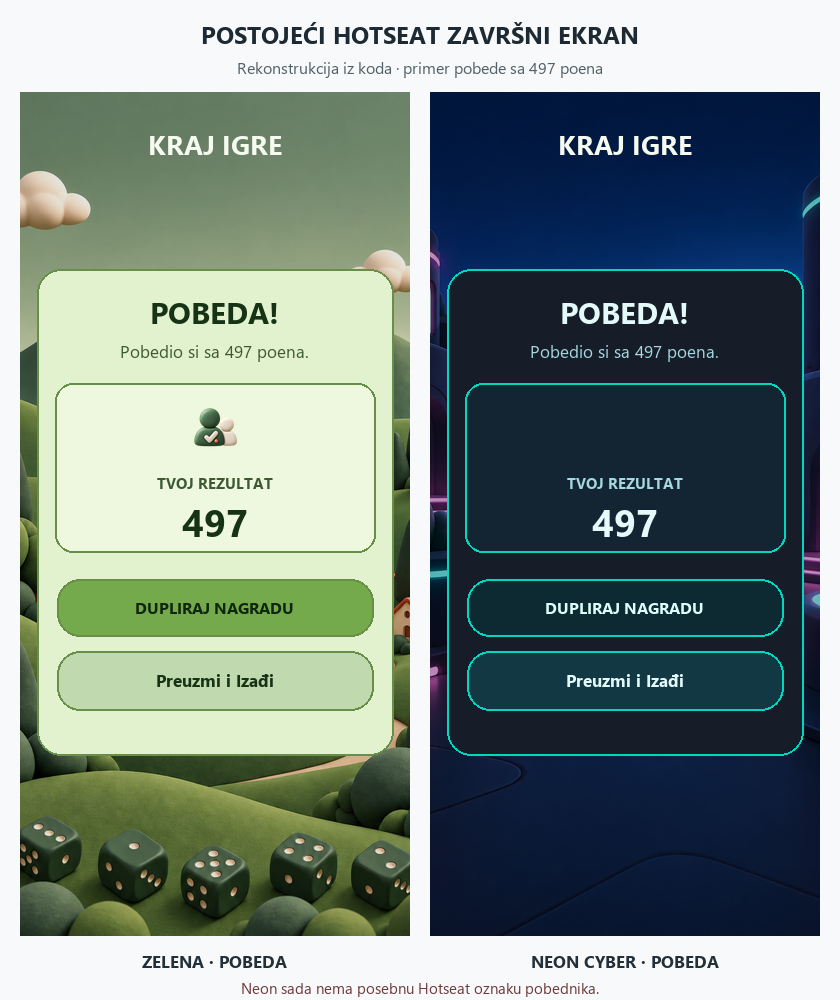

Write the Python code that produced this figure.
"""Generate a code-based visual inventory of the current Hotseat finish screen."""

from pathlib import Path
from PIL import Image, ImageDraw, ImageFont, ImageOps


ROOT = Path(__file__).resolve().parents[1]
OUT = ROOT / "docs" / "theme-hotseat-current-finish-preview.png"
FONT = Path("C:/Windows/Fonts/segoeui.ttf")
BOLD = Path("C:/Windows/Fonts/segoeuib.ttf")


def font(size, bold=False):
    return ImageFont.truetype(str(BOLD if bold else FONT), size)


def centered(draw, xy, value, fill, size, bold=False):
    draw.text(xy, value, font=font(size, bold), fill=fill, anchor="mm")


def preview(theme, x, y, canvas):
    w, h = 390, 844
    asset = ROOT / "www" / "assets"
    if theme == "green":
        background = asset / "green-clay-balkan-diorama-v4.png"
        surface, edge, ink, muted = (225, 241, 203, 240), (103, 143, 74, 255), (23, 51, 21), (61, 89, 51)
        button, button_ink = (116, 170, 75), (15, 39, 14)
        tag = "ZELENA · POBEDA"
    else:
        background = asset / "theme-backgrounds" / "neon-v4.png"
        surface, edge, ink, muted = (12, 19, 31, 244), (0, 215, 190, 255), (228, 250, 250), (164, 217, 224)
        button, button_ink = (13, 41, 50), (220, 255, 251)
        tag = "NEON CYBER · POBEDA"
    phone = ImageOps.fit(Image.open(background).convert("RGB"), (w, h), method=Image.Resampling.LANCZOS)
    shade = Image.new("RGBA", (w, h), (0, 0, 0, 0))
    sd = ImageDraw.Draw(shade)
    sd.rounded_rectangle((0, 0, w - 1, h - 1), radius=30, outline=(60, 65, 72, 255), width=3)
    sd.rectangle((0, 0, w, h), fill=(0, 0, 0, 70 if theme == "neon" else 25))
    phone = Image.alpha_composite(phone.convert("RGBA"), shade)
    d = ImageDraw.Draw(phone)
    centered(d, (w // 2, 51), "KRAJ IGRE", (245, 251, 239), 27, True)
    d.rounded_rectangle((17, 177, w - 17, 663), radius=24, fill=surface, outline=edge, width=2)
    centered(d, (w // 2, 219), "POBEDA!", ink, 30, True)
    centered(d, (w // 2, 259), "Pobedio si sa 497 poena.", muted, 17)
    d.rounded_rectangle((35, 291, w - 35, 460), radius=18, fill=(237, 248, 220, 235) if theme == "green" else (7, 26, 39, 242), outline=edge, width=2)
    if theme == "green":
        mark = Image.open(asset / "green-soft-clay" / "canonical" / "hotseat-winner" / "hotseat-winner-v1.png").convert("RGBA")
        mark.thumbnail((64, 64), Image.Resampling.LANCZOS)
        phone.alpha_composite(mark, ((w - mark.width) // 2, 302))
    centered(d, (w // 2, 390), "TVOJ REZULTAT", muted, 15, True)
    centered(d, (w // 2, 429), "497", ink, 38, True)
    d.rounded_rectangle((37, 487, w - 37, 544), radius=23, fill=button, outline=edge, width=2)
    centered(d, (w // 2, 515), "DUPLIRAJ NAGRADU", button_ink, 16, True)
    d.rounded_rectangle((37, 559, w - 37, 618), radius=23, fill=(192, 217, 175, 255) if theme == "green" else (18, 57, 67, 255), outline=edge, width=2)
    centered(d, (w // 2, 588), "Preuzmi i Izađi", ink, 17, True)
    canvas.alpha_composite(phone, (x, y))
    cd = ImageDraw.Draw(canvas)
    centered(cd, (x + w // 2, y + h + 25), tag, (36, 48, 57), 17, True)


def main():
    canvas = Image.new("RGBA", (840, 1000), (247, 249, 250, 255))
    d = ImageDraw.Draw(canvas)
    centered(d, (420, 34), "POSTOJEĆI HOTSEAT ZAVRŠNI EKRAN", (29, 42, 51), 24, True)
    centered(d, (420, 67), "Rekonstrukcija iz koda · primer pobede sa 497 poena", (84, 96, 103), 16)
    preview("green", 20, 92, canvas)
    preview("neon", 430, 92, canvas)
    centered(d, (420, 987), "Neon sada nema posebnu Hotseat oznaku pobednika.", (110, 59, 59), 15)
    canvas.convert("RGB").save(OUT, optimize=True)
    print(OUT)


if __name__ == "__main__":
    main()
